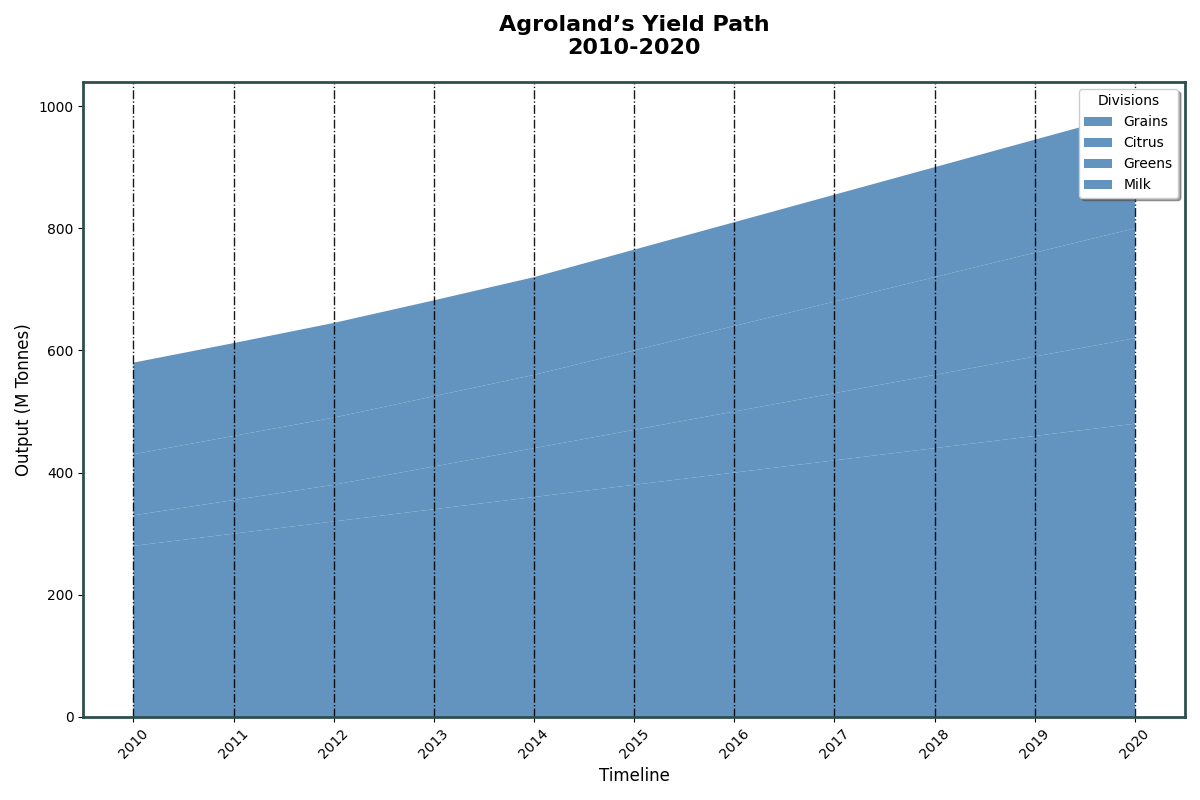

Recreate this plot in Python.
import matplotlib.pyplot as plt
import numpy as np

years = np.arange(2010, 2021)
food_categories = ["Grains", "Citrus", "Greens", "Milk"]
cereals = [280, 300, 320, 340, 360, 380, 400, 420, 440, 460, 480]
fruits = [50, 55, 60, 70, 80, 90, 100, 110, 120, 130, 140]
vegetables = [100, 105, 110, 115, 120, 130, 140, 150, 160, 170, 180]
dairy = [150, 152, 155, 157, 160, 165, 170, 175, 180, 185, 190]

food_production = np.vstack([cereals, fruits, vegetables, dairy])

fig, ax = plt.subplots(figsize=(12, 8))
single_color = '#4682B4'
ax.stackplot(years, food_production, labels=food_categories, colors=[single_color]*len(food_categories), alpha=0.85)

ax.set_title('Agroland’s Yield Path\n2010-2020', fontsize=16, fontweight='bold', pad=20)
ax.set_xlabel('Timeline', fontsize=12)
ax.set_ylabel('Output (M Tonnes)', fontsize=12)

ax.set_xticks(years)
ax.set_xticklabels(years, rotation=45)

ax.legend(title='Divisions', loc='upper right', fontsize=10, frameon=True, shadow=True)
ax.grid(color='black', linestyle='-.', linewidth=1.0, axis='x', alpha=0.9)

for spine in ax.spines.values():
    spine.set_edgecolor('darkslategray')
    spine.set_linewidth(2)

plt.tight_layout()
plt.show()
